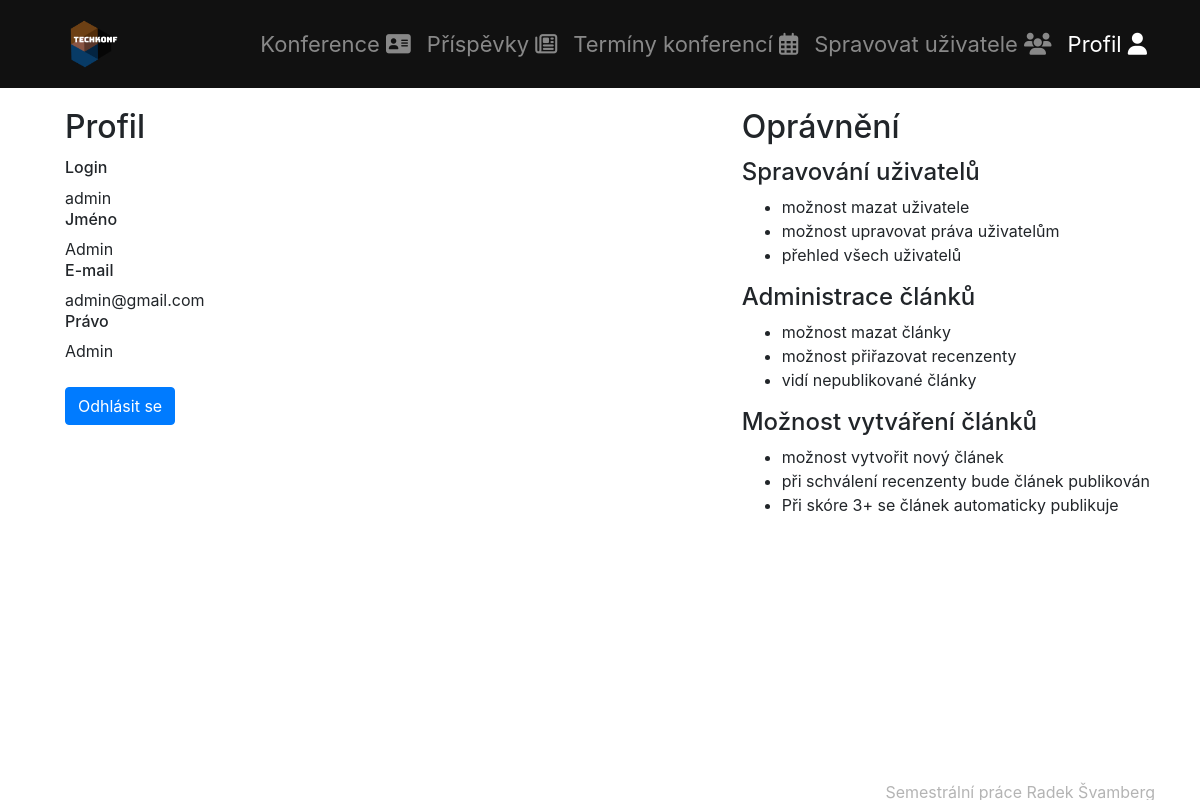
Page /login (signed in) on the committed database.
### tables this page shows
CREATE TABLE `uzivatel` (
  `id_uzivatel` int(11) NOT NULL,
  `id_pravo` int(11) NOT NULL DEFAULT 3,
  `jmeno` varchar(60) NOT NULL,
  `login` varchar(30) NOT NULL,
  `heslo` varchar(60) NOT NULL,
  `email` varchar(35) NOT NULL
);

### app/Controllers/LoginController.class.php (called while the page is built, shortened)
<?php
class LoginController implements IController
{
    private $db;
    public function __construct()
    {
        require_once(DIRECTORY_MODELS . "/DatabaseModel.class.php");
        $this->db = new DatabaseModel();
    }
    public function show(string $pageTitle): string
    {
        $tplData = [];
        $tplData['title'] = $pageTitle;
        $tplData['loggedUser'] = $this->db->getUserById($_SESSION['current_user_id']);
        $idPravo = $tplData['loggedUser']['id_pravo'];
        $tplData['loggedUser']['pravoJmeno'] = $this->db->getPravoById($idPravo)[1];
        $tplData['loggedUser']['popisPravo'] = $this->db->getPravoById($idPravo)['popisPravo'];
        require(DIRECTORY_VIEWS . "/UserInfoTemplate.tpl.php");
        $obsah = ob_get_clean();
        return $obsah;
    }
}
?>

### app/Models/DatabaseModel.class.php (called while the page is built, shortened)
<?php
class DatabaseModel
{
    private $pdo;
    private $userSessionKey = "current_user_id";
    public function __construct()
    {
        $this->pdo = new PDO("mysql:host=" . DB_SERVER . ";dbname=" . DB_NAME, DB_USER, DB_PASS);
        $this->pdo->exec("set names utf8");
    }
    public function getUserById(int $userId): array
    {
        $vystup = $this->pdo->prepare("SELECT * FROM ".TABLE_USER." WHERE id_uzivatel=:id;");
        $params = array(':id' => $userId);
        if(!$vystup->execute($params)){
            return array();
        }
        $vystupniPole = $vystup->fetch();
        return isset($vystupniPole) ? $vystupniPole : array();
    }
    public function getPravoById(int $pravoId): array
    {
        $vystup = $this->pdo->prepare("SELECT * FROM ".TABLE_PRAVO." WHERE id_pravo=:pravoId;");
        $params = array(':pravoId' => $pravoId);
        if(!$vystup->execute($params)){
            return array();
        }
        $vystupniPole = $vystup->fetch();
        return isset($vystupniPole) ? $vystupniPole : array();
    }
    public function isUserAdmin(): bool
    {
        if ($this->isUserLogged()) {
            $userId = $_SESSION[$this->userSessionKey];
            $user = $this->getUserById($userId);
            if ($user['id_pravo'] <= 2) {
                return true;
            }
        }
        return false;
    }
    public function isUserLogged()
    {
        return isset($_SESSION[$this->userSessionKey]);
    }
}

### index.php (called while the page is built, shortened)
<?php
$app = new ApplicationStart();
$app->appStart();
?>

### app/Views/UserInfoTemplate.tpl.php (the view, shortened to what this page needs)
<?php
global $tplData;
require(DIRECTORY_VIEWS . "/TemplateBasics.class.php");
$tplHeaders = new TemplateBasics();
$tplHeaders->getHTMLHeader($tplData['title']);
if ($this->db->isUserLogged()) {
    if ($this->db->isUserAdmin()) {
        $tplHeaders->getUserManagement();
    }
} else {
    $tplHeaders->getLogin();
}
?>
<div class="container">
    <div class="row animated fadeIn">
        <div class='col'>
            <div class='card userInfoCard'>
                <div class="card-body">
                    <h2 class="card-title">Profil</h2>
                    <h6 class="card-text">Login </h6><?php echo $tplData['loggedUser']['login']; ?>
                    <h6 class="card-text">Jméno </h6><?php echo $tplData['loggedUser']['jmeno']; ?>
                    <h6 class="card-text">E-mail </h6><?php echo $tplData['loggedUser']['email']; ?>
                    <h6 class="card-text">Právo </h6> <?php echo $tplData['loggedUser']['pravoJmeno']; ?>
                    <br>
                    <br>
                    <form action="" method="POST">
                        <input class='btn btn-primary' type="submit" name="logoutAction" value="Odhlásit se">
                    </form>
                </div>
            </div>
        </div>
        <div class='card userInfoCard'>
                <div class="card-body">
                    <h2 class="card-title">Oprávnění</h2>
                    <?php echo $tplData['loggedUser']['popisPravo']; ?><br>
                </div>
            </div>
        </div>
    </div>

### css/style.css (style rules this page uses)
body, html { height: 100%; }
body { margin-bottom: 60px; }
.userInfoCard { border:0px; }

### rows in the picture
uzivatel: login "admin", jmeno "Admin", email "admin@gmail.com"
